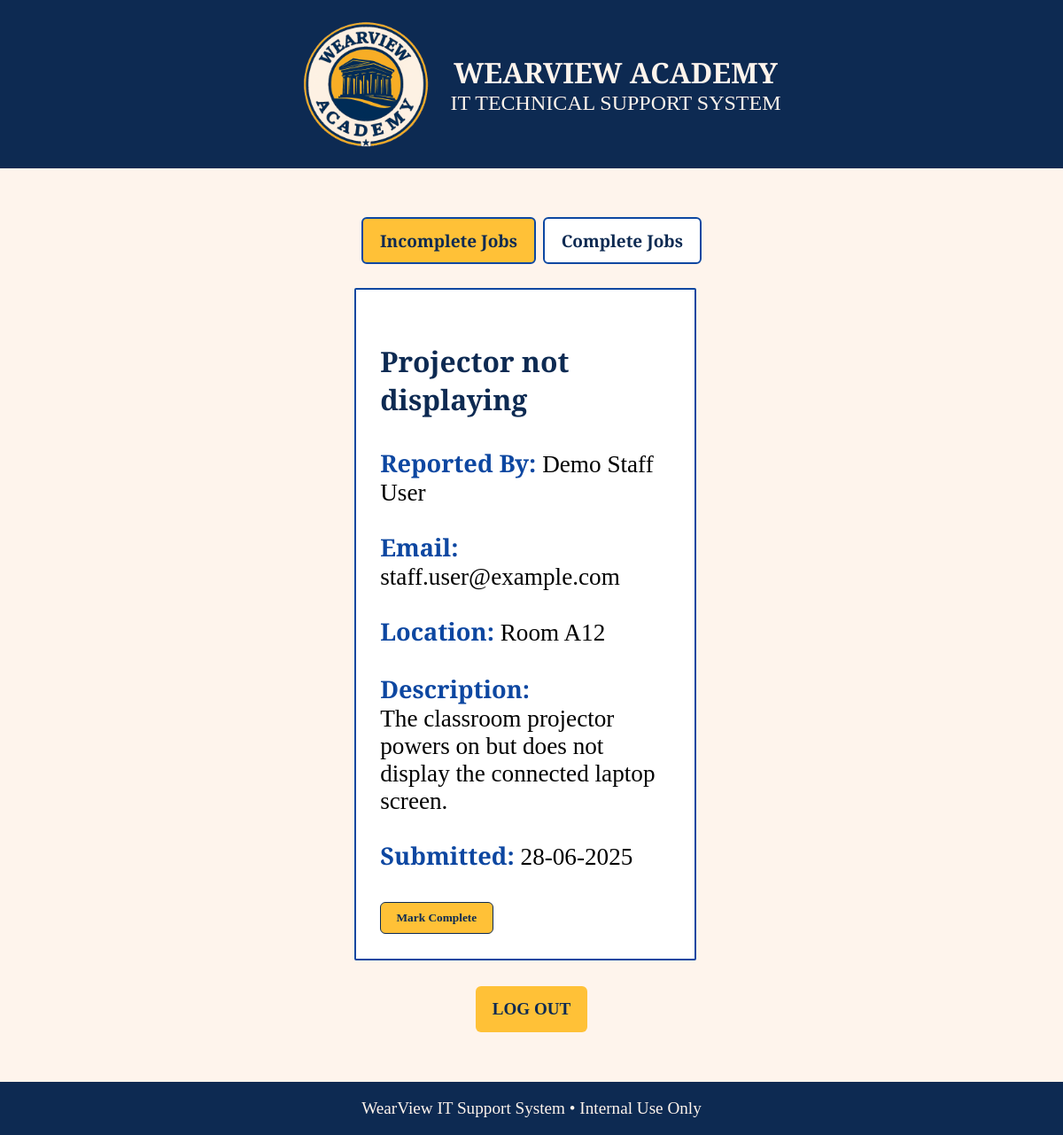
The app's page /TechnicianTab.php (signed in), older data.
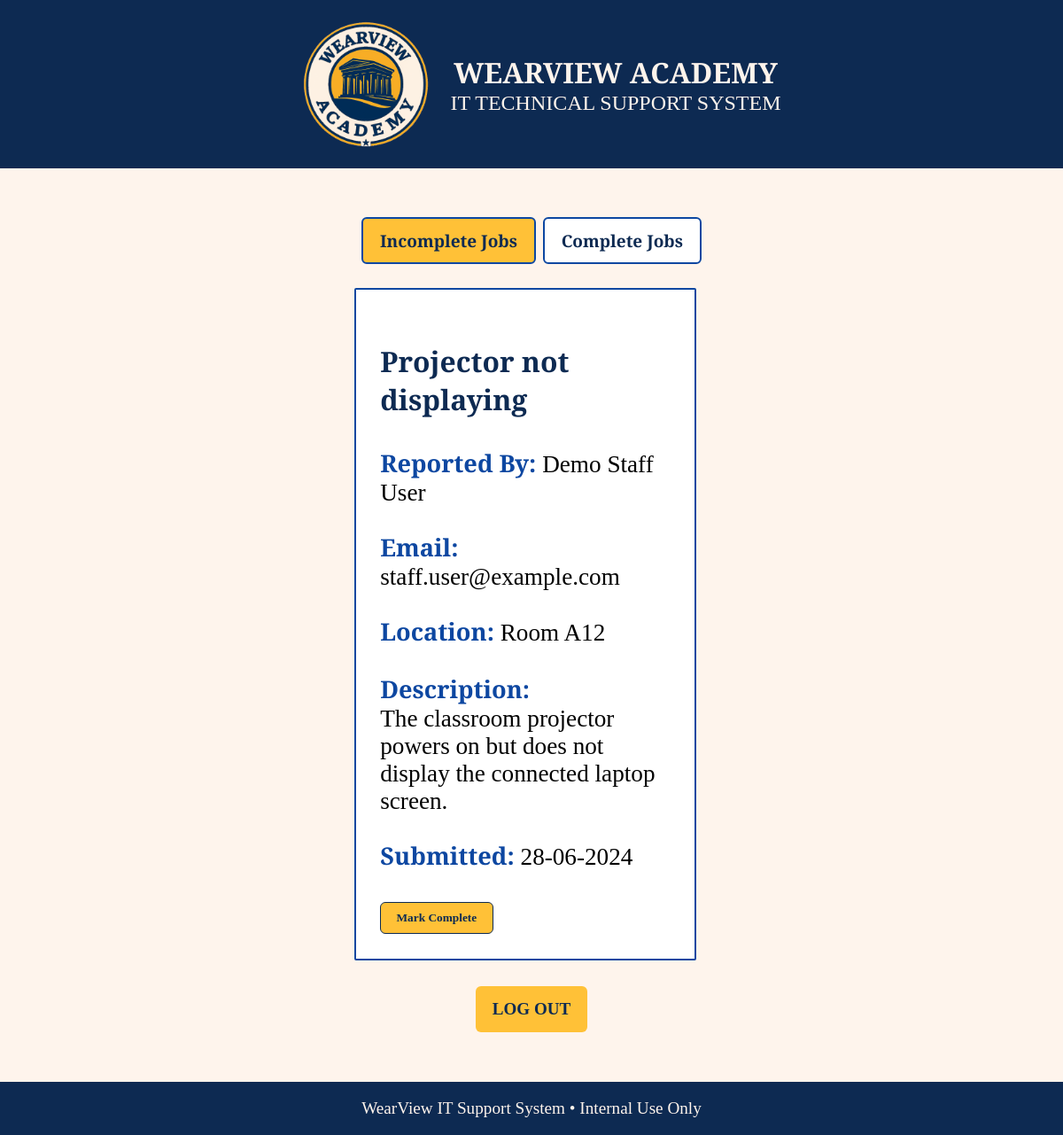
The same page, newer data.
### tables this page shows
CREATE TABLE issues (
  id INT UNSIGNED NOT NULL AUTO_INCREMENT,
  reporter_name VARCHAR(100) NOT NULL,
  reporter_email VARCHAR(100) NOT NULL,
  fault_title VARCHAR(100) NOT NULL,
  location VARCHAR(100) NOT NULL,
  description TEXT NOT NULL,
  status ENUM('incomplete','complete') NOT NULL DEFAULT 'incomplete',
  created_at DATETIME DEFAULT CURRENT_TIMESTAMP,
  updated_at DATETIME DEFAULT NULL ON UPDATE CURRENT_TIMESTAMP,
  PRIMARY KEY (id)
);

### TechnicianTab.php (the view, shortened to what this page needs)
<?php
$db      = Database::getConnection();
$view    = $_GET['view'] ?? 'incomplete';
try {
    $stmt = $db->prepare(
        'SELECT id, reporter_name, reporter_email,
                location, fault_title, description, created_at
           FROM issues
          WHERE status = :status
       ORDER BY created_at DESC'
    );
    $stmt->execute([
        ':status' => $view,
    ]);
    $jobs = $stmt->fetchAll();
} catch (PDOException $e) {
    error_log('[TECHNICIAN FETCH ERROR] ' . $e->getMessage());
    $jobs = [];
}
?>
<!DOCTYPE html>
<html lang="en">
<head>
  <link rel="stylesheet" href="TechnicianTab.css">
</head>
<body>
  <div class="overlay">
    <header>
      <div class="logo">
        <img src="assets/Wearview_Academy_Logo_Cleaned_Transparent.png" alt="WearView Logo">
        <div>
          <h1 style="margin:0;font-size:2em">WEARVIEW ACADEMY</h1>
          <p style="margin:0;font-size:1.5em">IT TECHNICAL SUPPORT SYSTEM</p>
        </div>
      </div>
    </header>
    <main class="dashboard-container">
      <form method="get" class="tab-buttons">
        <button
          type="submit"
          name="view"
          value="incomplete"
          class="<?= $view === 'incomplete' ? 'active' : '' ?>"
        >
          Incomplete Jobs
        </button>
        <button
          type="submit"
          name="view"
          value="complete"
          class="<?= $view === 'complete' ? 'active' : '' ?>"
        >
          Complete Jobs
        </button>
      </form>
      <div class="job-list">
        <?php if (empty($jobs)): ?>
          <p>No <?= htmlspecialchars($view) ?> jobs found.</p>
        <?php else: ?>
          <?php foreach ($jobs as $job): ?>
            <div class="job-card">
              <h3><?= htmlspecialchars($job['fault_title']) ?></h3>
              <p>
                <strong>Reported By:</strong>
                <?= htmlspecialchars($job['reporter_name']) ?>
              </p>
              <p>
                <strong>Email:</strong>
                <?= htmlspecialchars($job['reporter_email']) ?>
              </p>
              <p>
                <strong>Location:</strong>
                <?= htmlspecialchars($job['location']) ?>
              </p>
              <p>
                <strong>Description:</strong><br>
                <?= nl2br(htmlspecialchars($job['description'])) ?>
              </p>
              <p>
                <strong>Submitted:</strong>
                <?= date('d-m-Y', strtotime($job['created_at'])) ?>
              </p>
              <?php if ($view === 'incomplete'): ?>
                <form
                  method="post"
                  action="TechnicianTab.php?view=incomplete"
                  class="inline-form"
                >
                  <button type="submit">Mark Complete</button>
                </form>
              <?php endif; ?>
            </div>
          <?php endforeach; ?>
        <?php endif; ?>
      </div>
      <button
        type="button"
        class="logout-button"
        onclick="location.href='LoginPage.php?logout=1'"
      >
        LOG OUT
      </button>
    </main>
    <footer>
      <p class="footer-text">WearView IT Support System &bull; Internal Use Only</p>
    </footer>
  </div>
</body>
</html>

### TechnicianTab.css (style rules this page uses)
body { margin: 0; font-family: 'Cormorant Garamond', serif; background-size: cover; }
.overlay { background-color: #FEF4EC; height: 100vh; display: flex; flex-direction: column; justify-content: space-between; }
header, footer { background-color: #0D2A52; color: #FEF4EC; padding: 0em; text-align: center; }
.logo { display: flex; justify-content: center; align-items: center; gap: 0em; margin-bottom: 0em; }
.logo img { height: 190px; width: 190px; }
.dashboard-container { max-width: 400px; margin: auto; padding: 1em; font-size: 1.7em; font-family: 'Cormorant Garamond', serif; }
.tab-buttons { display: flex; justify-content: center; margin-bottom: 1em; }
.tab-buttons button { padding: 0.6em 1em; margin: 0 0.2em; border: 2px solid #0D47A1; background-color: white; color: #0D2A52; font-family: 'Libre Baskerville', serif; font-size: 0.7em; cursor: pointer; font-weight: 550; border-radius: 6px; }
.tab-buttons button.active { background-color: #FFC137; color: #0D2A52; }
.job-card { background-color: white; border: 2px solid #0D47A1; padding: 1em; margin-bottom: 1em; border-radius: 2px; }
.job-card h3 { color: #0D2A52; }
.job-card p strong { color: #0D47A1; }
.job-card button { background-color: #FFC137; color: #0D2A52; border: 1.7px solid #0D2A52; padding: 0.7em 1.3em; font-weight: bold; border-radius: 6px; cursor: pointer; margin-top: 0.5em; font-family: 'Overlay', serif; }
.job-list { max-height: 60vh; overflow-y: auto; padding-right: 0.5em; }
.logout-button { background-color: #FFC137; color: #0D2A52; font-weight: bold; padding: 0.8em 1em; border: none; border-radius: 6px; font-family: 'Overlay', serif; font-size: 0.7em; cursor: pointer; max-width: 335px; transition: background-color 0.3s ease; align-self: center; display: block; margin: 1em auto 0 auto; }
.footer-text { color: #FEF4EC; font-size: 1.2em; }

Row changes from the older to the newer data that the page shows:
changed issues "Projector not displaying": created_at "28-06-2025" → "28-06-2024"
